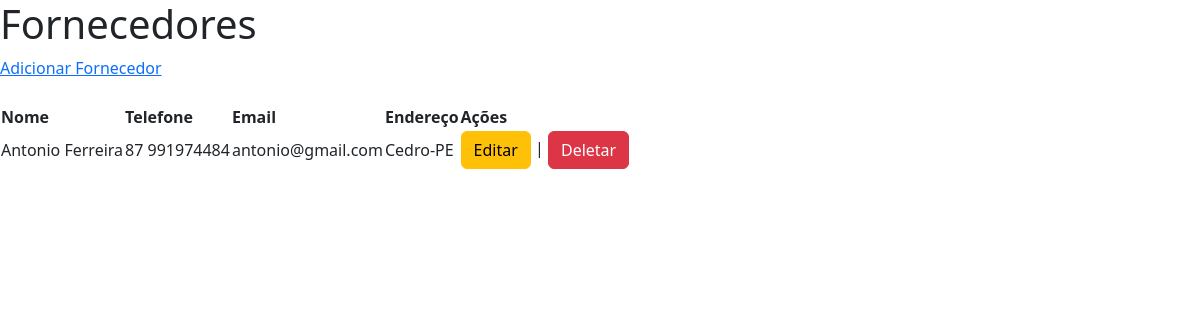
The app's page /fornecedor/, older data.
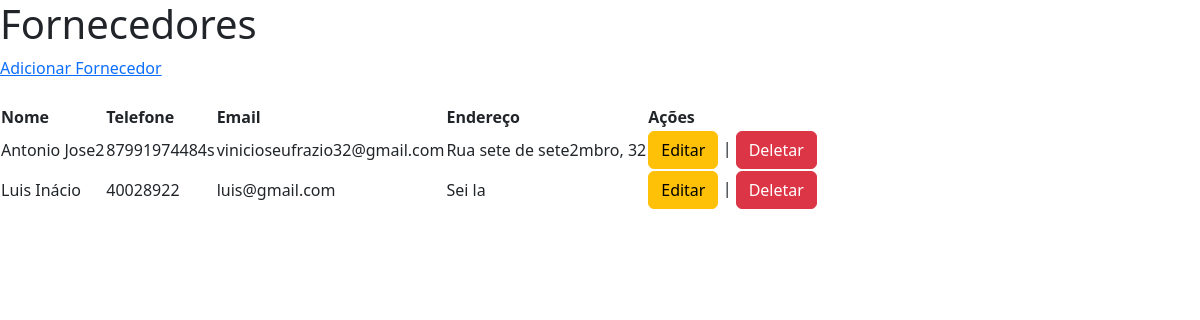
The same page, newer data.
### estoque/models.py (models this page shows, shortened)
class Fornecedor(models.Model):
    id = models.AutoField(primary_key=True)
    nome = models.CharField(max_length=100)
    telefone = models.CharField(max_length=15)
    email = models.EmailField(max_length=255)
    endereco = models.CharField(max_length=200)

### estoque/views.py (the view)
# urls.py: path('fornecedor/', views.listar_fornecedores, name='listar_fornecedores'),
def listar_fornecedores(request):
    fornecedores = Fornecedor.objects.all()
    return render(request, 'fornecedor/listar_fornecedores.html', {'fornecedores': fornecedores})

### estoque/templates/fornecedor/listar_fornecedores.html (shortened to what this page needs)
<!DOCTYPE html>
<html lang="pt-br">
<head>
    <link href="https://cdn.jsdelivr.net/npm/bootstrap@5.3.3/dist/css/bootstrap.min.css" rel="stylesheet"
>
</head>
<body>
    <h1>Fornecedores</h1>
    <a href="{% url 'adicionar_fornecedor' %}">Adicionar Fornecedor</a><br><br>
    <table>
        <thead>
            <tr>
                <th>Nome</th>
                <th>Telefone</th>
                <th>Email</th>
                <th>Endereço</th>
                <th>Ações</th>
            </tr>
        </thead>
        <tbody>
            {% for fornecedor in fornecedores %}
            <tr>
                <td>{{ fornecedor.nome }}</td>
                <td>{{ fornecedor.telefone }}</td>
                <td>{{ fornecedor.email }}</td>
                <td>{{ fornecedor.endereco }}</td>
                <td>
                    <a href="{% url 'editar_fornecedor' fornecedor.id %}"  class="btn btn-warning">Editar</a> |
                    <a href="{% url 'deletar_fornecedor' fornecedor.id %}"  class="btn btn-danger">Deletar</a>
                </td>
            </tr>
            {% endfor %}
        </tbody>
    </table>
</body>
</html>

Row changes from the older to the newer data that the page shows:
changed Fornecedor: nome "Antonio Ferreira" → "Antonio Jose2"; telefone "87 991974484" → "87991974484s"; email "antonio@gmail.com" → "vinicioseufrazio32@gmail.com"; endereco "Cedro-PE" → "Rua sete de sete2mbro, 32"
added Fornecedor: nome "Luis Inácio", telefone "40028922", email "luis@gmail.com", endereco "Sei la"
